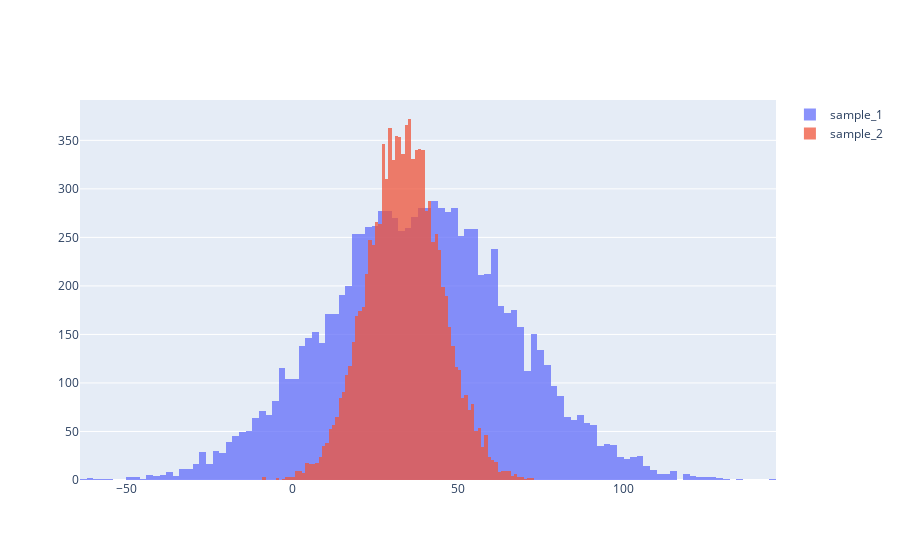

The notebook cell saved with this chart:
### Code cell
fig = go.Figure()
fig.add_trace(go.Histogram(x=sample_1, name='sample_1'))
fig.add_trace(go.Histogram(x=sample_2, name='sample_2'))

# Overlay both histograms
fig.update_layout(barmode='overlay')
# Reduce opacity to see both histograms
fig.update_traces(opacity=0.75)
fig.show()

### Figure 1 — Plotly figure (JSON) as saved in the notebook; plotly's stock layout.template omitted (floating-point values rounded to 4 significant figures; data arrays with more than 128 entries replaced by an {"elided": "..."} marker saying what was removed)
{"data": [{"name": "sample_1", "opacity": 0.75, "type": "histogram", "x": {"elided": "10000 float values"}}, {"name": "sample_2", "opacity": 0.75, "type": "histogram", "x": {"elided": "10000 float values"}}], "layout": {"barmode": "overlay"}}
